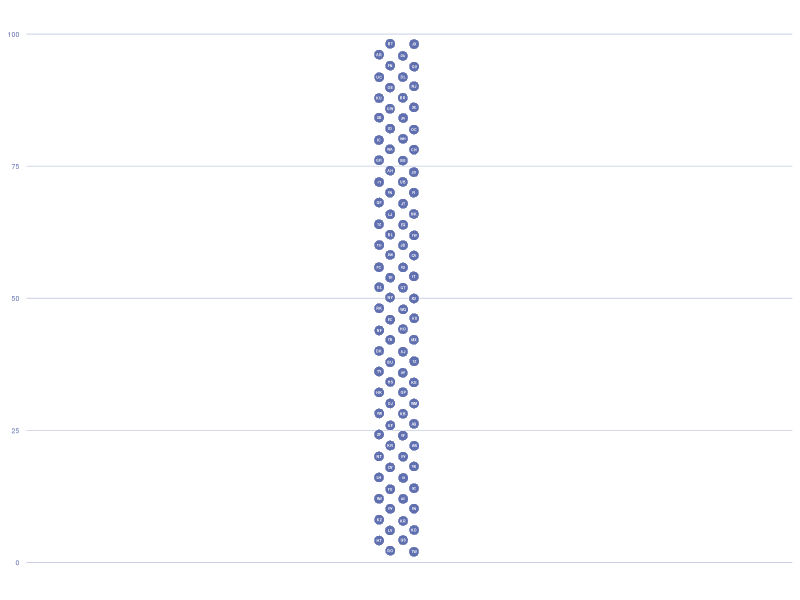

This figure's R source:

library(ggplot2)
sampleData <- read.csv("sampleData.csv")




violinScatter <- function(nominalPlotWidth = 900,
                          pointSize = 3.3,
                          initals = FALSE,
                          filename = "violinPlot.png") {

  ## ADD WRAPPER FUNCTION AND TEST
}

getPlotDimensions <- function(nominalPlotWidth, pointSize) {
  # These plot dimensions in pixels are based on the .png files produced by
  # ggplot2::ggsave() ver 3.3.6 using RStudio for Windows.
  # No promises are made for .png files otherwise produced.

  plotDimensions <- list()

  plotDimensions$effectivePlotWidthPx <- floor(nominalPlotWidth*0.9083-58.201)
  plotDimensions$plotHeightPx         <- floor(nominalPlotWidth * (1+5^(1/2))/2.5)
  plotDimensions$pointDiameterPx      <- floor(pointSize * 8.9383 + 2.7359)
  plotDimensions$pointXSpacingPx      <- floor(plotDimensions$pointDiameterPx * 0.8125)
  plotDimensions$alternateRowOffsetPx <- plotDimensions$pointDiameterPx - plotDimensions$pointXSpacingPx
  plotDimensions$maxYBins             <- floor(plotDimensions$plotHeightPx * 0.043 * 3.3 / pointSize)

  plotDimensions
}

getXValues <- function(plotDimensions) {
  midPointRowOne <- floor(plotDimensions$effectivePlotWidthPx / 2) -
    plotDimensions$alternateRowOffsetPx
  maxPoints <- floor(midPointRowOne/plotDimensions$pointXSpacingPx)
  leftPoints <- rep(NA, maxPoints)
  rightPoints <- rep(NA, maxPoints)
  allPointsRowOne <- rep(NA, maxPoints * 2) + 1
  allPointsRowOne[1] <- midPointRowOne

  for(i in 1:maxPoints) {
    leftPoints[i] <- midPointRowOne - i * plotDimensions$pointXSpacingPx
    rightPoints[i] <- midPointRowOne + i * plotDimensions$pointXSpacingPx
  }

  for(i in 1:maxPoints) {
    allPointsRowOne[i * 2] <- leftPoints[i]
    allPointsRowOne[i * 2 + 1] <- rightPoints[i]
  }

  allPointsRowTwo <- allPointsRowOne + plotDimensions$alternateRowOffsetPx * 2

  list(allPointsRowOne, allPointsRowTwo)
}

getLabels <- function(n) {
  plotLabels <- rep(NA, n)
  for (i in 1:length(plotLabels)) {
    plotLabels[i] <- paste(sample(LETTERS, size = 2), collapse = "")
  }

  plotLabels
}

binYValues <- function(yValues, plotDimensions) {
  bins <- seq(from = 0, to = 100, by = 100/plotDimensions$maxYBins)
  binnedYValues <- rep(NA, length(yValues))
  for(i in 1:length(yValues)) {
    x <- which.min(abs(bins-yValues[i]))
    binnedYValues[i] <- bins[x]
  }
  binnedYValues
}


getXSubset <- function(xValues, numPoints, side = "left") {
  #This whole function can be removed.
  x <- xValues[1:numPoints]
  x




#  if(length(xValues) %% 2 == 0) stop("Even number of possible X Values")
#  if(numPoints > length(xValues)) stop("More datapoints than available X Values")
#  if(numPoints <= 0) stop("Points must be greater than 0")
#  midpoint <- which(xValues == median(xValues))
#
#  if(numPoints %% 2 == 0) {
#     if(side == "left") {
#        leftSubset <- floor(numPoints / 2)
#        rightSubset <- floor(numPoints / 2) - 1
#      } else {
#        leftSubset <- floor(numPoints / 2) - 1
#        rightSubset <- floor(numPoints / 2)
#      }
#  } else {
#    leftSubset <- floor(numPoints / 2)
#    rightSubset <- floor(numPoints / 2)
#  }
#  startingX <- midpoint - leftSubset
#  endingX <- midpoint + rightSubset
#
#  returnVals <- xValues[startingX:endingX]
#
#  if(length(returnVals) == 1) {
#    return(returnVals)
#  } else {
#    return(sort(returnVals))
#    #return(sample((xValues[startingX:endingX]), size = length(xValues[startingX:endingX])))
#  }
}





# this returns a data frame with X and Y values
assignXValues <- function(yVals, xValues) {
  uniqueYs <- sort(unique(yVals))
  output <- as.data.frame(yVals)
  output$xVals <- NA




  for(i in 1:length(uniqueYs)) {
    if(i %% 2 == 0) {
      output[output$yVals == uniqueYs[i], "xVals"] <- xValues[[2]][1:length(output[output$yVals == uniqueYs[i], "xVals"])]
    } else {
      output[output$yVals == uniqueYs[i], "xVals"] <- xValues[[1]][1:length(output[output$yVals == uniqueYs[i], "xVals"])]
    }
  }

  #for(i in 1:length(uniqueYs)) {
  #  if(i %% 2 == 0) {
  #     output[output$yVals == uniqueYs[i], "xVals"] <- getXsubset(xVals[[2]],
  #                                                                points = length(output[output$yVals == uniqueYs[i], "xVals"]),
  #                                                                side = "left")
  #  } else {
  #    output[output$yVals == uniqueYs[i], "xVals"] <- getXsubset(xVals[[1]],
  #                                                               points = length(output[output$yVals == uniqueYs[i], "xVals"]),
  #                                                               side = "right")

return(output)
}


# RUN

# Needed data
yVals <- seq(0, 100, 1)
pointSize <- 3.3
nominalPlotWidth <-900

# run wrapper
plotDimensions <- getPlotDimensions(nominalPlotWidth, pointSize)

yValsBinned <- binYValues(yVals, plotDimensions)

xValues <- getXValues(plotDimensions)

finalOut <- assignXValues(yValsBinned, xValues)

finalOut$labels <- getLabels(dim(finalOut)[[1]])

testplot <- ggplot(finalOut, aes(xVals, yVals, label = labels)) +
  ylim(0, 100) +
  xlim(1, 759) +
  geom_point(shape = 21, size = pointSize, color = "white", fill = "#606FAF", stroke = 0.2, position = position_jitter(width = 0.2, height = 0.2, seed = 42)) +
  theme(panel.background = element_rect(fill = "white", color = "white"),
        axis.text.x = element_blank(),
        axis.ticks.x = element_blank(),
        axis.title.x = element_blank(),
        axis.title.y = element_blank(),
        axis.text.y = element_text(size = 5, color = "#606FAF"),
        axis.ticks.y = element_blank(),
        panel.grid.major.y = element_line(color = "#606FAF", size = 0.1),
        panel.grid.major.x = element_blank()) +
 # geom_vline(xintercept = 379)
geom_text(color = "white", fontface = "bold", size = 0.9, position = position_jitter(width = 0.2, height = 0.2, seed = 42))




ggsave("delme3.png",
       testplot,
       width = 900,
       height = plotDimensions$plotHeightPx,
       units = "px")



